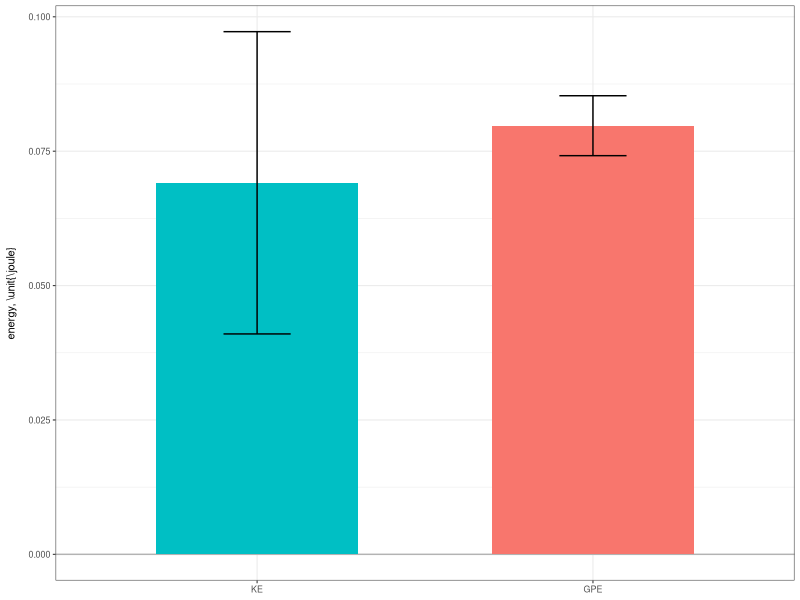

Source code (R):
library(ggplot2)
library(dplyr)
library(tidyr)

raw <- read.csv('fig8.csv',header=TRUE)
data <- tibble(raw)
m = 0.0055
g = 9.81

data <- mutate(data,
     KE = 1/2*m*v_ms^2,
     GPE = m*g*h_m)

print(summarize(data,
	meanKE = mean(KE),
	sdKE = sd(KE),
	meanGPE = mean(GPE),
	sdGPE = sd(GPE)))

longer <- data %>%
       select(KE, GPE, trial) %>%
       pivot_longer(
	cols=c(KE,GPE),
	values_to='E'
	)

fig8 <- ggplot(longer,aes(x=name,y=E,fill=name))+
     geom_hline(yintercept=0,color='gray70')+
     stat_summary(fun=mean,geom="bar",width=0.6)+
     stat_summary(fun.data = mean_sdl, fun.args=list(mult=1),
     			   geom="errorbar",width=0.2)+
     theme_bw(base_size=8)+
     scale_x_discrete(limits=c("KE","GPE"),labels=c('KE','GPE'))+
     ylab('energy, \\unit{\\joule}')+
     theme(legend.position="none",
	axis.title.x=element_blank(),
	axis.title.y=element_text(margin=margin(t=0,r=8,b=0,l=0)))
ggsave('fig8.svg',plot=fig8,width=3.4167,height=2,units="in")
